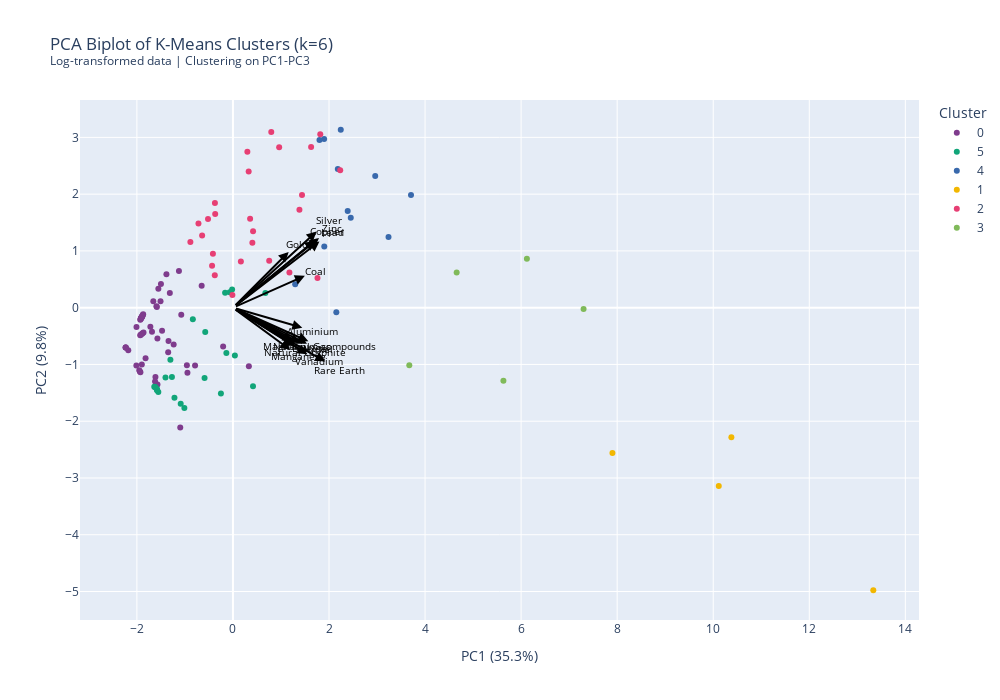

This figure's notebook cell:
### Code cell
import pandas as pd
import numpy as np
import plotly.express as px
import plotly.graph_objects as go
from sklearn.decomposition import PCA
from sklearn.preprocessing import StandardScaler
from sklearn.cluster import KMeans
from sklearn.metrics import silhouette_score

# =============================================================================
# STEP 1: Prepare data (get latest year per country)
# =============================================================================

df_latest = df_pivot.sort_values('Year', ascending=True).groupby(['Country', 'Country Code']).first().reset_index() # Ascending = False for 2021
feature_cols = [c for c in df_latest.columns if c not in ['Country', 'Country Code', 'Year']]

# =============================================================================
# STEP 2: Log transform to reduce outlier influence
# =============================================================================

X = df_latest[feature_cols].fillna(0)
# Log transform: log(1 + x) to handle zeros
X_log = np.log1p(X)

# =============================================================================
# STEP 3: Scale the log-transformed data
# =============================================================================
scaler = StandardScaler()
X_scaled = scaler.fit_transform(X_log)

# =============================================================================
# STEP 4: PCA - Dimensionality Reduction
# =============================================================================

pca = PCA(n_components=3)
pca_components = pca.fit_transform(X_scaled)

print(f"\nPCA Explained Variance:")
for i, var in enumerate(pca.explained_variance_ratio_):
    cumulative = pca.explained_variance_ratio_[:i+1].sum()
    print(f"  PC{i+1}: {var*100:.1f}% (cumulative: {cumulative*100:.1f}%)")

n_components_for_clustering = 3
X_pca = pca_components[:, :n_components_for_clustering]

print(f"\nUsing {n_components_for_clustering} PCs for clustering")
print(f"  Explains {pca.explained_variance_ratio_[:n_components_for_clustering].sum()*100:.1f}% of variance")

# =============================================================================
# STEP 5: K-Means Clustering on PCA Components
# =============================================================================

n_clusters = 6
kmeans = KMeans(n_clusters=n_clusters, n_init=10)
clusters = kmeans.fit_predict(X_pca)

# =============================================================================
# STEP 6: Create results dataframe
# =============================================================================

pca_df = pd.DataFrame({
    'Country': df_latest['Country'],
    'Country Code': df_latest['Country Code'],
    'Year': df_latest['Year'],
    'PC1': pca_components[:, 0],
    'PC2': pca_components[:, 1],
    'PC3': pca_components[:, 2],
    'Cluster': clusters.astype(str)
})

# =============================================================================
# STEP 7: Calculate PCA loadings for biplot arrows
# =============================================================================

loadings = pca.components_.T * np.sqrt(pca.explained_variance_)
loadings_df = pd.DataFrame(
    loadings[:, :2],
    columns=['PC1', 'PC2'],
    index=feature_cols
)

# Scale loadings for visualization
scale_factor = 2.5
loadings_df_scaled = loadings_df * scale_factor

# Top influential features
top_n = 15
loading_importance = loadings_df.abs().sum(axis=1)
top_features = loading_importance.nlargest(top_n).index

print(f"\nTop {top_n} most influential resources:")
for feat in top_features:
    print(f"  {feat}: {loading_importance[feat]:.3f}")

# =============================================================================
# STEP 8: Create the biplot
# =============================================================================

fig = px.scatter(
    pca_df,
    x='PC1',
    y='PC2',
    color='Cluster',
    hover_data=['Country', 'Country Code', 'Year'],
    title=f'PCA Biplot of K-Means Clusters (k={n_clusters})<br><sup>Log-transformed data | Clustering on PC1-PC{n_components_for_clustering}</sup>',
    color_discrete_sequence=px.colors.qualitative.Bold
)

# Add loading arrows
for feature in top_features:
    fig.add_annotation(
        x=loadings_df_scaled.loc[feature, 'PC1'],
        y=loadings_df_scaled.loc[feature, 'PC2'],
        ax=0, ay=0,
        xref='x', yref='y',
        axref='x', ayref='y',
        showarrow=True,
        arrowhead=2,
        arrowsize=1,
        arrowwidth=2,
        arrowcolor='black'
    )
    
    fig.add_annotation(
        x=loadings_df_scaled.loc[feature, 'PC1'] * 1.15,
        y=loadings_df_scaled.loc[feature, 'PC2'] * 1.15,
        text=feature,
        showarrow=False,
        font=dict(size=10, color='black'),
        xref='x', yref='y'
    )

fig.update_layout(
    width=1000,
    height=700,
    xaxis_title=f"PC1 ({pca.explained_variance_ratio_[0]*100:.1f}%)",
    yaxis_title=f"PC2 ({pca.explained_variance_ratio_[1]*100:.1f}%)",
)

fig.show()

### Figure 1 — Plotly figure (JSON) as saved in the notebook; plotly's stock layout.template omitted (floating-point values rounded to 4 significant figures; data arrays with more than 128 entries replaced by an {"elided": "..."} marker saying what was removed)
{"data": [{"customdata": {"elided": "55x3 mixed values"}, "hovertemplate": "Cluster=0<br>PC1=%{x}<br>PC2=%{y}<br>Country=%{customdata[0]}<br>Country Code=%{customdata[1]}<br>Year=%{customdata[2]}<extra></extra>", "legendgroup": "0", "marker": {"color": "rgb(127, 60, 141)", "symbol": "circle"}, "mode": "markers", "name": "0", "orientation": "v", "showlegend": true, "type": "scatter", "x": [-1.076, -1.927, -1.125, -0.9592, -1.897, -1.349, -1.314, -1.904, -1.476, -2.233, -1.95, -1.925, -1.897, -1.881, -2.233, -1.719, -1.385, -1.573, -2.011, -1.862, -1.906, -1.097, 0.3314, -1.888, -1.234, -0.789, -2.179, -1.614, -1.658, -1.508, -1.899, -1.914, -1.571, -1.919, -1.869, -1.906, -0.9476, -1.931, -1.499, -1.584, -1.553, -2.009, -1.928, -2.233, -0.2049, -1.342, -1.621, -1.686, -1.82, -0.6514, -1.594, -1.876, -1.887, -1.91, -1.938], "xaxis": "x", "y": [-0.1228, -1.138, 0.6471, -1.016, -0.9997, -0.786, 0.2604, -0.1711, -0.4057, -0.6998, -1.104, -0.2052, -0.1599, -0.4497, -0.6998, -0.3345, 0.5878, -0.5431, -1.017, -0.4359, -0.1756, -2.112, -1.031, -0.1467, -0.6499, -1.017, -0.7478, -1.221, 0.1138, 0.112, -0.4621, -0.1879, -1.352, -0.4764, -0.1159, -0.1752, -1.145, -0.4846, 0.4192, 0.01002, 0.3357, -0.3396, -0.2105, -0.6998, -0.6849, -0.5855, -1.302, -0.4234, -0.8916, 0.3878, 0.02396, -0.1268, -0.1452, -0.1814, -1.122], "yaxis": "y"}, {"customdata": [["Algeria", "DZA", 1995], ["Azerbaijan", "AZE", 1995], ["Bahrain", "BHR", 1995], ["Brunei Darussalam", "BRN", 1995], ["Denmark", "DNK", 1995], ["Egypt, Arab Rep.", "EGY", 1995], ["Germany", "DEU", 1995], ["Iraq", "IRQ", 1995], ["Kuwait", "KWT", 1995], ["Libya", "LBY", 1995], ["Malaysia", "MYS", 1995], ["Netherlands", "NLD", 1995], ["Nigeria", "NGA", 1995], ["Oman", "OMN", 1995], ["Pakistan", "PAK", 1995], ["Qatar", "QAT", 1995], ["Saudi Arabia", "SAU", 1995], ["Thailand", "THA", 1995], ["Trinidad and Tobago", "TTO", 1995], ["Ukraine", "UKR", 1995], ["United Arab Emirates", "ARE", 1995], ["United Kingdom", "GBR", 1995], ["Venezuela, RB", "VEN", 1995], ["Viet Nam", "VNM", 1995]], "hovertemplate": "Cluster=5<br>PC1=%{x}<br>PC2=%{y}<br>Country=%{customdata[0]}<br>Country Code=%{customdata[1]}<br>Year=%{customdata[2]}<extra></extra>", "legendgroup": "5", "marker": {"color": "rgb(17, 165, 121)", "symbol": "circle"}, "mode": "markers", "name": "5", "orientation": "v", "showlegend": true, "type": "scatter", "x": [-0.06838, -1.218, -1.405, -1.586, -1.625, -1.088, -0.1372, -1.638, -1.554, -1.582, 0.6751, -0.5909, -1.271, -1.302, -0.577, -1.579, -0.1634, -0.01774, -1.614, -0.2506, -1.012, 0.04028, 0.4175, -0.835], "xaxis": "x", "y": [0.2725, -1.588, -1.231, -1.429, -1.395, -1.692, -0.7978, -1.394, -1.483, -1.454, 0.2595, -1.237, -1.222, -0.9155, -0.427, -1.445, 0.2627, 0.3192, -1.402, -1.512, -1.766, -0.8428, -1.383, -0.2043], "yaxis": "y"}, {"customdata": [["Argentina", "ARG", 1995], ["Iran, Islamic Rep.", "IRN", 1995], ["Italy", "ITA", 1995], ["Japan", "JPN", 1995], ["Kazakhstan", "KAZ", 1995], ["Mexico", "MEX", 1995], ["Norway", "NOR", 1995], ["Peru", "PER", 1995], ["Poland", "POL", 1995], ["Romania", "ROU", 1995], ["Turkiye", "TUR", 1995], ["Uzbekistan", "UZB", 1995]], "hovertemplate": "Cluster=4<br>PC1=%{x}<br>PC2=%{y}<br>Country=%{customdata[0]}<br>Country Code=%{customdata[1]}<br>Year=%{customdata[2]}<extra></extra>", "legendgroup": "4", "marker": {"color": "rgb(57, 105, 172)", "symbol": "circle"}, "mode": "markers", "name": "4", "orientation": "v", "showlegend": true, "type": "scatter", "x": [1.902, 2.453, 1.296, 1.898, 2.962, 3.707, 2.153, 2.245, 1.802, 2.39, 3.239, 2.183], "xaxis": "x", "y": [1.076, 1.583, 0.4125, 2.973, 2.32, 1.983, -0.07917, 3.135, 2.955, 1.706, 1.243, 2.442], "yaxis": "y"}, {"customdata": [["Australia", "AUS", 1995], ["Brazil", "BRA", 1995], ["China", "CHN", 1995], ["Russian Federation", "RUS", 1995]], "hovertemplate": "Cluster=1<br>PC1=%{x}<br>PC2=%{y}<br>Country=%{customdata[0]}<br>Country Code=%{customdata[1]}<br>Year=%{customdata[2]}<extra></extra>", "legendgroup": "1", "marker": {"color": "rgb(242, 183, 1)", "symbol": "circle"}, "mode": "markers", "name": "1", "orientation": "v", "showlegend": true, "type": "scatter", "x": [10.38, 7.902, 13.33, 10.12], "xaxis": "x", "y": [-2.282, -2.558, -4.978, -3.141], "yaxis": "y"}, {"customdata": [["Bolivia", "BOL", 1995], ["Bulgaria", "BGR", 1995], ["Chile", "CHL", 1995], ["Colombia", "COL", 1995], ["Congo, Dem. Rep.", "COD", 1995], ["Finland", "FIN", 1995], ["France", "FRA", 1995], ["Georgia", "GEO", 1995], ["Greece", "GRC", 1995], ["Honduras", "HND", 1995], ["Ireland", "IRL", 1995], ["Korea, Rep.", "KOR", 1995], ["Mongolia", "MNG", 1995], ["Morocco", "MAR", 1995], ["Myanmar", "MMR", 1995], ["Namibia", "NAM", 1995], ["New Zealand", "NZL", 1995], ["North Macedonia", "MKD", 1995], ["Papua New Guinea", "PNG", 1995], ["Philippines", "PHL", 1995], ["Portugal", "PRT", 1995], ["Spain", "ESP", 1995], ["Sweden", "SWE", 1995], ["Tunisia", "TUN", 1995], ["Zambia", "ZMB", 1995], ["Zimbabwe", "ZWE", 1995]], "hovertemplate": "Cluster=2<br>PC1=%{x}<br>PC2=%{y}<br>Country=%{customdata[0]}<br>Country Code=%{customdata[1]}<br>Year=%{customdata[2]}<extra></extra>", "legendgroup": "2", "marker": {"color": "rgb(231, 63, 116)", "symbol": "circle"}, "mode": "markers", "name": "2", "orientation": "v", "showlegend": true, "type": "scatter", "x": [1.438, 0.7981, 1.818, 0.1651, 1.176, -0.8862, -0.01169, -0.6419, 1.76, -0.3753, -0.5187, 0.3572, -0.3697, 1.627, 1.384, 0.3003, -0.4343, 0.3273, -0.7181, 0.7546, -0.378, 2.233, 0.9621, -0.4172, 0.4045, 0.4187], "xaxis": "x", "y": [1.984, 3.094, 3.054, 0.8131, 0.6189, 1.156, 0.2226, 1.27, 0.5217, 1.844, 1.561, 1.565, 1.653, 2.832, 1.724, 2.746, 0.7367, 2.397, 1.485, 0.8254, 0.5726, 2.422, 2.825, 0.9495, 1.145, 1.347], "yaxis": "y"}, {"customdata": [["Canada", "CAN", 1995], ["India", "IND", 1995], ["Indonesia", "IDN", 1995], ["South Africa", "ZAF", 1995], ["United States", "USA", 1995]], "hovertemplate": "Cluster=3<br>PC1=%{x}<br>PC2=%{y}<br>Country=%{customdata[0]}<br>Country Code=%{customdata[1]}<br>Year=%{customdata[2]}<extra></extra>", "legendgroup": "3", "marker": {"color": "rgb(128, 186, 90)", "symbol": "circle"}, "mode": "markers", "name": "3", "orientation": "v", "showlegend": true, "type": "scatter", "x": [6.12, 5.631, 3.672, 4.658, 7.301], "xaxis": "x", "y": [0.8618, -1.287, -1.015, 0.6181, -0.02258], "yaxis": "y"}], "layout": {"annotations": [{"arrowcolor": "black", "arrowhead": 2, "arrowsize": 1, "arrowwidth": 2, "ax": 0, "axref": "x", "ay": 0, "ayref": "y", "showarrow": true, "x": 1.742, "xref": "x", "y": 1.342, "yref": "y"}, {"font": {"color": "black", "size": 10}, "showarrow": false, "text": "Silver", "x": 2.004, "xref": "x", "y": 1.543, "yref": "y"}, {"arrowcolor": "black", "arrowhead": 2, "arrowsize": 1, "arrowwidth": 2, "ax": 0, "axref": "x", "ay": 0, "ayref": "y", "showarrow": true, "x": 1.792, "xref": "x", "y": 1.228, "yref": "y"}, {"font": {"color": "black", "size": 10}, "showarrow": false, "text": "Zinc", "x": 2.06, "xref": "x", "y": 1.412, "yref": "y"}, {"arrowcolor": "black", "arrowhead": 2, "arrowsize": 1, "arrowwidth": 2, "ax": 0, "axref": "x", "ay": 0, "ayref": "y", "showarrow": true, "x": 1.801, "xref": "x", "y": 1.167, "yref": "y"}, {"font": {"color": "black", "size": 10}, "showarrow": false, "text": "Lead", "x": 2.071, "xref": "x", "y": 1.342, "yref": "y"}, {"arrowcolor": "black", "arrowhead": 2, "arrowsize": 1, "arrowwidth": 2, "ax": 0, "axref": "x", "ay": 0, "ayref": "y", "showarrow": true, "x": 1.705, "xref": "x", "y": 1.182, "yref": "y"}, {"font": {"color": "black", "size": 10}, "showarrow": false, "text": "Copper", "x": 1.961, "xref": "x", "y": 1.359, "yref": "y"}, {"arrowcolor": "black", "arrowhead": 2, "arrowsize": 1, "arrowwidth": 2, "ax": 0, "axref": "x", "ay": 0, "ayref": "y", "showarrow": true, "x": 1.921, "xref": "x", "y": -0.9495, "yref": "y"}, {"font": {"color": "black", "size": 10}, "showarrow": false, "text": "Rare Earth", "x": 2.209, "xref": "x", "y": -1.092, "yref": "y"}, {"arrowcolor": "black", "arrowhead": 2, "arrowsize": 1, "arrowwidth": 2, "ax": 0, "axref": "x", "ay": 0, "ayref": "y", "showarrow": true, "x": 1.55, "xref": "x", "y": -0.8198, "yref": "y"}, {"font": {"color": "black", "size": 10}, "showarrow": false, "text": "Vanadium", "x": 1.783, "xref": "x", "y": -0.9427, "yref": "y"}, {"arrowcolor": "black", "arrowhead": 2, "arrowsize": 1, "arrowwidth": 2, "ax": 0, "axref": "x", "ay": 0, "ayref": "y", "showarrow": true, "x": 1.543, "xref": "x", "y": -0.6341, "yref": "y"}, {"font": {"color": "black", "size": 10}, "showarrow": false, "text": "Nickel", "x": 1.774, "xref": "x", "y": -0.7292, "yref": "y"}, {"arrowcolor": "black", "arrowhead": 2, "arrowsize": 1, "arrowwidth": 2, "ax": 0, "axref": "x", "ay": 0, "ayref": "y", "showarrow": true, "x": 1.57, "xref": "x", "y": -0.5924, "yref": "y"}, {"font": {"color": "black", "size": 10}, "showarrow": false, "text": "Magnesium compounds", "x": 1.805, "xref": "x", "y": -0.6813, "yref": "y"}, {"arrowcolor": "black", "arrowhead": 2, "arrowsize": 1, "arrowwidth": 2, "ax": 0, "axref": "x", "ay": 0, "ayref": "y", "showarrow": true, "x": 1.16, "xref": "x", "y": 0.9825, "yref": "y"}, {"font": {"color": "black", "size": 10}, "showarrow": false, "text": "Gold", "x": 1.334, "xref": "x", "y": 1.13, "yref": "y"}, {"arrowcolor": "black", "arrowhead": 2, "arrowsize": 1, "arrowwidth": 2, "ax": 0, "axref": "x", "ay": 0, "ayref": "y", "showarrow": true, "x": 1.498, "xref": "x", "y": 0.5623, "yref": "y"}, {"font": {"color": "black", "size": 10}, "showarrow": false, "text": "Coal", "x": 1.722, "xref": "x", "y": 0.6466, "yref": "y"}, {"arrowcolor": "black", "arrowhead": 2, "arrowsize": 1, "arrowwidth": 2, "ax": 0, "axref": "x", "ay": 0, "ayref": "y", "showarrow": true, "x": 1.397, "xref": "x", "y": -0.6202, "yref": "y"}, {"font": {"color": "black", "size": 10}, "showarrow": false, "text": "Bauxite", "x": 1.606, "xref": "x", "y": -0.7132, "yref": "y"}, {"arrowcolor": "black", "arrowhead": 2, "arrowsize": 1, "arrowwidth": 2, "ax": 0, "axref": "x", "ay": 0, "ayref": "y", "showarrow": true, "x": 1.299, "xref": "x", "y": -0.6756, "yref": "y"}, {"font": {"color": "black", "size": 10}, "showarrow": false, "text": "Natural Graphite", "x": 1.494, "xref": "x", "y": -0.7769, "yref": "y"}, {"arrowcolor": "black", "arrowhead": 2, "arrowsize": 1, "arrowwidth": 2, "ax": 0, "axref": "x", "ay": 0, "ayref": "y", "showarrow": true, "x": 1.192, "xref": "x", "y": -0.7408, "yref": "y"}, {"font": {"color": "black", "size": 10}, "showarrow": false, "text": "Manganese", "x": 1.371, "xref": "x", "y": -0.8519, "yref": "y"}, {"arrowcolor": "black", "arrowhead": 2, "arrowsize": 1, "arrowwidth": 2, "ax": 0, "axref": "x", "ay": 0, "ayref": "y", "showarrow": true, "x": 1.243, "xref": "x", "y": -0.5859, "yref": "y"}, {"font": {"color": "black", "size": 10}, "showarrow": false, "text": "Natural Gas", "x": 1.43, "xref": "x", "y": -0.6738, "yref": "y"}, {"arrowcolor": "black", "arrowhead": 2, "arrowsize": 1, "arrowwidth": 2, "ax": 0, "axref": "x", "ay": 0, "ayref": "y", "showarrow": true, "x": 1.444, "xref": "x", "y": -0.3536, "yref": "y"}, {"font": {"color": "black", "size": 10}, "showarrow": false, "text": "Aluminium", "x": 1.661, "xref": "x", "y": -0.4066, "yref": "y"}], "height": 700, "legend": {"title": {"text": "Cluster"}, "tracegroupgap": 0}, "title": {"text": "PCA Biplot of K-Means Clusters (k=6)<br><sup>Log-transformed data | Clustering on PC1-PC3</sup>"}, "width": 1000, "xaxis": {"anchor": "y", "domain": [0, 1], "title": {"text": "PC1 (35.3%)"}}, "yaxis": {"anchor": "x", "domain": [0, 1], "title": {"text": "PC2 (9.8%)"}}}}
